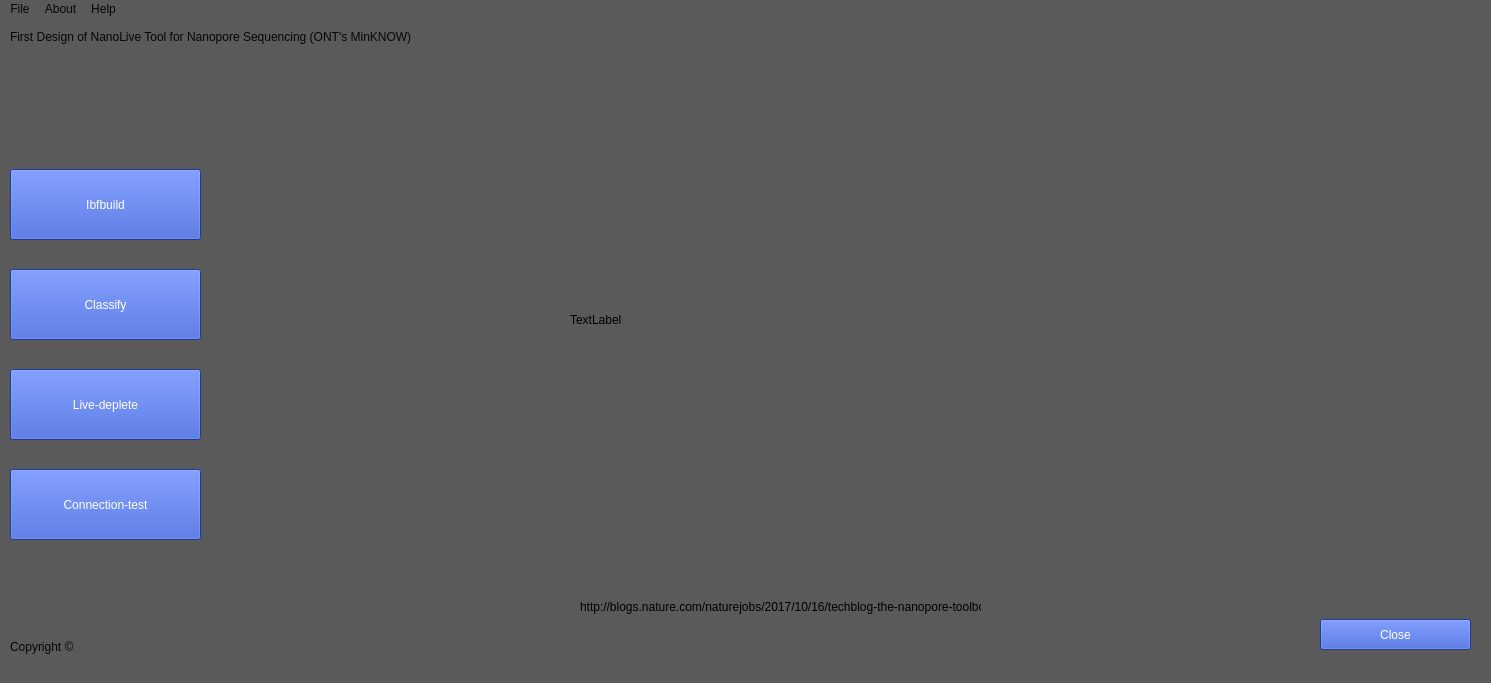
<?xml version="1.0" encoding="UTF-8"?>
<ui version="4.0">
 <class>MainWindow</class>
 <widget class="QMainWindow" name="MainWindow">
  <property name="geometry">
   <rect>
    <x>0</x>
    <y>0</y>
    <width>1491</width>
    <height>683</height>
   </rect>
  </property>
  <property name="windowTitle">
   <string>MainWindow</string>
  </property>
  <property name="styleSheet">
   <string notr="true">background-color: rgb(90, 90, 90);</string>
  </property>
  <widget class="QWidget" name="centralwidget">
   <widget class="QPushButton" name="pushButton">
    <property name="geometry">
     <rect>
      <x>1320</x>
      <y>600</y>
      <width>151</width>
      <height>31</height>
     </rect>
    </property>
    <property name="styleSheet">
     <string notr="true">background-color: rgb(46, 81, 204);
color: rgb(255, 255, 255);
font: 75 10pt &quot;MS Shell Dlg 2&quot;;
border-color: rgb(170, 255, 0);</string>
    </property>
    <property name="text">
     <string>Close</string>
    </property>
   </widget>
   <widget class="QPushButton" name="pushButton_2">
    <property name="geometry">
     <rect>
      <x>10</x>
      <y>150</y>
      <width>191</width>
      <height>71</height>
     </rect>
    </property>
    <property name="maximumSize">
     <size>
      <width>191</width>
      <height>71</height>
     </size>
    </property>
    <property name="styleSheet">
     <string notr="true">background-color: rgb(46, 81, 204);
color: rgb(255, 255, 255);
font: 75 12pt &quot;MS Shell Dlg 2&quot;;
border-color: rgb(170, 255, 0);</string>
    </property>
    <property name="text">
     <string>Ibfbuild</string>
    </property>
   </widget>
   <widget class="QPushButton" name="pushButton_3">
    <property name="geometry">
     <rect>
      <x>10</x>
      <y>250</y>
      <width>191</width>
      <height>71</height>
     </rect>
    </property>
    <property name="maximumSize">
     <size>
      <width>191</width>
      <height>71</height>
     </size>
    </property>
    <property name="styleSheet">
     <string notr="true">background-color: rgb(46, 81, 204);
color: rgb(255, 255, 255);
font: 75 12pt &quot;MS Shell Dlg 2&quot;;
border-color: rgb(170, 255, 0);</string>
    </property>
    <property name="text">
     <string>Classify</string>
    </property>
   </widget>
   <widget class="QPushButton" name="pushButton_4">
    <property name="geometry">
     <rect>
      <x>10</x>
      <y>350</y>
      <width>191</width>
      <height>71</height>
     </rect>
    </property>
    <property name="maximumSize">
     <size>
      <width>191</width>
      <height>71</height>
     </size>
    </property>
    <property name="styleSheet">
     <string notr="true">background-color: rgb(46, 81, 204);
color: rgb(255, 255, 255);
font: 75 12pt &quot;MS Shell Dlg 2&quot;;
border-color: rgb(170, 255, 0);</string>
    </property>
    <property name="text">
     <string>Live-deplete</string>
    </property>
   </widget>
   <widget class="QPushButton" name="pushButton_5">
    <property name="geometry">
     <rect>
      <x>10</x>
      <y>450</y>
      <width>191</width>
      <height>71</height>
     </rect>
    </property>
    <property name="maximumSize">
     <size>
      <width>191</width>
      <height>71</height>
     </size>
    </property>
    <property name="styleSheet">
     <string notr="true">background-color: rgb(46, 81, 204);
color: rgb(255, 255, 255);
font: 75 12pt &quot;MS Shell Dlg 2&quot;;
border-color: rgb(170, 255, 0);</string>
    </property>
    <property name="text">
     <string>Connection-test</string>
    </property>
   </widget>
   <widget class="QLabel" name="label">
    <property name="geometry">
     <rect>
      <x>10</x>
      <y>10</y>
      <width>941</width>
      <height>16</height>
     </rect>
    </property>
    <property name="styleSheet">
     <string notr="true">color:rgb(6, 6, 6)</string>
    </property>
    <property name="text">
     <string>First Design of NanoLive Tool for Nanopore Sequencing (ONT's MinKNOW)</string>
    </property>
   </widget>
   <widget class="QLabel" name="label_2">
    <property name="geometry">
     <rect>
      <x>10</x>
      <y>620</y>
      <width>941</width>
      <height>16</height>
     </rect>
    </property>
    <property name="styleSheet">
     <string notr="true">color:rgb(6, 6, 6)</string>
    </property>
    <property name="text">
     <string>Copyright ©</string>
    </property>
   </widget>
   <widget class="QLabel" name="label_pic">
    <property name="geometry">
     <rect>
      <x>570</x>
      <y>30</y>
      <width>771</width>
      <height>541</height>
     </rect>
    </property>
    <property name="text">
     <string>TextLabel</string>
    </property>
   </widget>
   <widget class="QLabel" name="label_3">
    <property name="geometry">
     <rect>
      <x>580</x>
      <y>580</y>
      <width>401</width>
      <height>16</height>
     </rect>
    </property>
    <property name="text">
     <string>http://blogs.nature.com/naturejobs/2017/10/16/techblog-the-nanopore-toolbox/</string>
    </property>
   </widget>
  </widget>
  <widget class="QMenuBar" name="menubar">
   <property name="geometry">
    <rect>
     <x>0</x>
     <y>0</y>
     <width>1491</width>
     <height>21</height>
    </rect>
   </property>
   <property name="styleSheet">
    <string notr="true">color:rgb(6, 6, 6);</string>
   </property>
   <widget class="QMenu" name="menuFile">
    <property name="styleSheet">
     <string notr="true">color:rgb(6, 6, 6);</string>
    </property>
    <property name="title">
     <string>File</string>
    </property>
    <addaction name="actionOpen"/>
    <addaction name="actionExit"/>
    <addaction name="separator"/>
   </widget>
   <widget class="QMenu" name="menuAbout">
    <property name="styleSheet">
     <string notr="true">color:rgb(6, 6, 6);</string>
    </property>
    <property name="title">
     <string>About</string>
    </property>
    <addaction name="actionNanoLive"/>
   </widget>
   <widget class="QMenu" name="menuHelp">
    <property name="styleSheet">
     <string notr="true">color:rgb(6, 6, 6);</string>
    </property>
    <property name="title">
     <string>Help</string>
    </property>
    <addaction name="separator"/>
    <addaction name="action"/>
    <addaction name="actionClassify"/>
    <addaction name="actionLive_deplete"/>
    <addaction name="actionConnection_test"/>
   </widget>
   <addaction name="menuFile"/>
   <addaction name="menuAbout"/>
   <addaction name="menuHelp"/>
  </widget>
  <widget class="QStatusBar" name="statusbar"/>
  <action name="actionOpen">
   <property name="text">
    <string>Open</string>
   </property>
  </action>
  <action name="actionExit">
   <property name="text">
    <string>Exit</string>
   </property>
  </action>
  <action name="action">
   <property name="text">
    <string>Ibfbuild </string>
   </property>
  </action>
  <action name="actionNanoLive">
   <property name="text">
    <string>NanoLive</string>
   </property>
  </action>
  <action name="actionClassify">
   <property name="text">
    <string>Classify</string>
   </property>
  </action>
  <action name="actionLive_deplete">
   <property name="text">
    <string>Live-deplete  </string>
   </property>
  </action>
  <action name="actionConnection_test">
   <property name="text">
    <string>Connection-test</string>
   </property>
  </action>
 </widget>
 <resources/>
 <connections/>
</ui>
